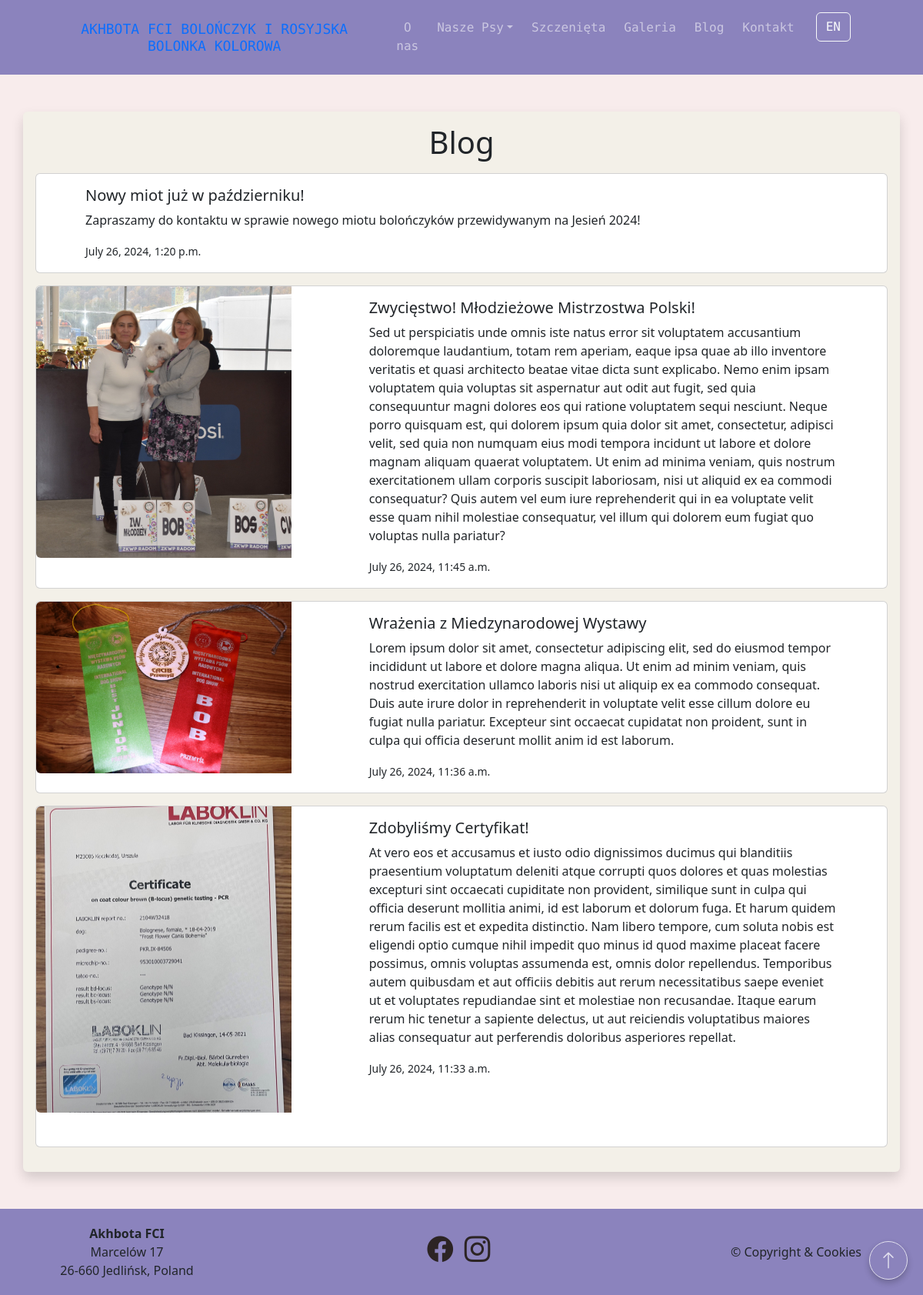
Page /blog on the committed database.
### blog/models.py (models this page shows, shortened)
class Blog_Post(models.Model):
    title = models.CharField(max_length=100, blank=True)
    article = models.CharField(max_length=5000, blank=True)
    image = models.ImageField(upload_to='uploads/blog/', blank=True)
    post_date = models.DateTimeField(auto_now_add=True)
    class Meta:
        verbose_name = "Posty"
        verbose_name_plural = "Posty"

### blog/views.py (the view)
# urls.py: path('', include('blog.urls')),
def blog(request):
    breeds = Dog_Breed.objects.all()
    blog_posts = Blog_Post.objects.order_by('-post_date')[:5]
    return render(request, 'blog.html', {'blog_posts': blog_posts ,'breeds':breeds})

### blog/templates/blog.html (shortened to what this page needs)
{% extends 'base.html' %}
{% load static %}
{% block content %}
<div id="blog" class="container rounded shadow p-3 mb-5 mt-5">
    <p class="col-12 text-center display-6" data-lang-key="nav_blog">Aktualności</p>
    <center>
    {% for item in blog_posts %}
      {% if item.image %}
        <div class="card mb-3 text-start">
            <div class="row g-0">
              <div class="col-md-4">
                <img src="{{item.image.url}}" class="img-fluid rounded-start" alt="..." style="width: 90%; height: 90%; object-fit: cover;">
              </div>
              <div class="col-md-8 px-5">
                <div class="card-body">
                  <h5 class="card-title">{{item.title}}</h5>
                  <p class="card-text">{{item.article}}</p>
                  <p class="card-text"><small class="text-body-secondary">{{item.post_date}}</small></p>
                </div>
              </div>
            </div>
          </div>
        {% else %}
          <div class="card mb-3 text-start">
            <div class="row g-0">
              <div class="col-md-12 px-5">
                <div class="card-body">
                  <h5 class="card-title">{{item.title}}</h5>
                  <p class="card-text">{{item.article}}</p>
                  <p class="card-text"><small class="text-body-secondary">{{item.post_date}}</small></p>
                </div>
              </div>
            </div>
          </div>
        {% endif %}
      {% endfor %}
    </center>
</div>
{% endblock %}

### main_app/templates/base.html (shortened to what this page needs)
{% load static %}
<!DOCTYPE html>
<html lang="en">
    <head>
        <link href="{% static 'css/styles.css' %}" rel="stylesheet">
        <link href="{% static 'css/styles_bootstrap.css' %}" rel="stylesheet">
        <link rel="stylesheet" href="https://cdn.jsdelivr.net/npm/bootstrap-icons@1.11.3/font/bootstrap-icons.min.css">
    </head>
<body>
    <div class="content" id="top">
        {% include 'navbar.html'%}
        {% block content %}
        {% endblock %}
  <a class="go-top" href="#top"><i class="bi bi-arrow-up"></i></a>
    </div>
</body>
        {% include 'footer.html' %}
</html>

### main_app/templates/navbar.html (shortened to what this page needs)
<nav id="nav" class="navbar navbar-dark navbar-expand-lg my-navbar-color pt-3 pb-3 sticky-top">
    <div class="container px-4 px-lg-5 d-flex justify-content-between">
      <a class="mb-0 h3 text-decoration-none logo" style="font-size:large;" href="{% url 'home' %}">AKHBOTA FCI BOLOŃCZYK I ROSYJSKA BOLONKA KOLOROWA</a>
      <div class="collapse navbar-collapse justify-content-end" id="navbarSupportedContent">
        <ul class="navbar-nav ms-lg-4">
            <li class="nav-item my-nav-item mx-1"><a class="nav-link" aria-current="page" href="{% url 'home' %}#about" data-lang-key="nav_about">O nas</a></li>
            <li class="nav-item my-nav-item dropdown mx-1">
                <a class="nav-link dropdown-toggle" id="navbarDropdown" href="#" role="button" data-bs-toggle="dropdown" aria-expanded="false" data-lang-key="nav_hodowla">Nasze Psy</a>
            </li>
            <li class="nav-item my-nav-item mx-1"><a class="nav-link" href="{% url 'puppies' %}" data-lang-key="nav_puppies">Szczenięta</a></li>
            <li class="nav-item my-nav-item mx-1"><a class="nav-link" href="{% url 'gallery' 'all' %}" data-lang-key="nav_gallery">Galeria</a></li>
            <li class="nav-item my-nav-item mx-1" id="blog_button"><a class="nav-link" href="{% url 'blog' %}" data-lang-key="nav_blog">Blog</a></li>
            <li class="nav-item my-nav-item mx-1"><a class="nav-link" href="{% url 'home' %}#contact" data-lang-key="nav_contact">Kontakt</a></li>
            <li class="nav-item mx-3"><button class="toggle-button-translate btn btn-outline-light" onclick="toggleLanguage()">EN</button></li>
        </ul>
      </div>
    </div>
</nav>

### main_app/templates/footer.html
<footer>
    <div id="footer" class="footer">
      <div class="col-md-3">
        <b>Akhbota FCI</b><br>
        Marcelów 17<br>26-660 Jedlińsk, Poland
      </div>
      <div class="col-md-3 my-auto">
        <h3>
            <a href="https://www.facebook.com/HodowlaBolonczykowAkhbotaFCI?paipv=0&eav=Afb5sr_5TEE5R_lxpkRe8Msw9KisZKaB6lg7qy9zb0TjF2-1lVV6TZBx6ezeBwqIo8U" target="_blank"><i class="bi bi-facebook"></i></a>&nbsp;
            <a href="https://www.instagram.com/urszulakoczkodaj/channel/" target="_blank"><i class="bi bi-instagram"></i></a>&nbsp;
        </h3>
      </div>
      <div class="col-md-3 my-auto">
        &COPY; Copyright & Cookies
      </div>
    </div>
  </footer>

### staticfiles/css/styles.css (style rules this page uses)
:root { --body-background-color: #f8ececd7; --div-size: 1300px; --div-background-color: #f8ecec; --nav-color: #8b83bd; --nav-font-hover-color: #FFF2CC; --carousel-caption-color: #ffff; --footer-icon-hover-color: #FFF2CC; --footer-text-color: #2c2424; }
body { display: flex; flex-direction: column; min-height: 100vh; margin: 0; }
.content { flex: 1; background-color: var(--div-background-color); }
.container { text-align: center; background-color: #f3f0e8; }
nav .container { background-color: transparent; }
.my-navbar-color { background-color: var(--nav-color); font-family: "Source Code Pro", monospace; }
.my-nav-item { transition: 0.3s ease-in-out; border-bottom: 1px solid transparent; text-decoration: none; padding-bottom: 0px; }
.logo { transition: 0.3s ease-in-out; }
.go-top { position: fixed; bottom: 20px; right: 20px; opacity: 0.75; background-color: var(--nav-color); color: #ffff; border: 1px solid #ffff; border-radius: 50%; width: 50px; height: 50px; display: flex; align-items: center; justify-content: center; font-size: 24px; cursor: pointer; box-shadow: 0 4px 8px rgba(0, 0, 0, 0.3); }
#footer { display: flex; background-color: var(--nav-color); justify-content: space-between; padding: 20px 20px; margin: 0px; font-size:medium; text-align: center; }
#footer a { color: var(--footer-text-color); font-size: larger; transition: 0.3s ease-in-out; }

### rows in the picture
Blog_Post: title "Nowy miot już w październiku!", article "Zapraszamy do kontaktu w sprawie nowego miotu bolończyków przewidywanym na Jesień 2024!", post_date "July 26, 2024, 1:20 p.m."
Blog_Post: image (picture), title "Zwycięstwo! Młodzieżowe Mistrzostwa Polski!", article "Sed ut perspiciatis unde omnis iste natus error sit voluptatem accusantium doloremque laudantium, totam rem aperiam, eaque ipsa quae ab illo inventore veritatis et quasi architecto beatae vitae dicta sunt explicabo. Nemo enim ipsam voluptatem quia voluptas sit aspernatur aut odit aut fugit, sed quia consequuntur magni dolores eos qui ratione voluptatem sequi nesciunt. Neque porro quisquam est, qui dolorem ipsum quia dolor sit amet, consectetur, adipisci velit, sed quia non numquam eius modi tempora incidunt ut labore et dolore magnam aliquam quaerat voluptatem. Ut enim ad minima veniam, quis nostrum exercitationem ullam corporis suscipit laboriosam, nisi ut aliquid ex ea commodi…", post_date "July 26, 2024, 11:45 a.m."
Blog_Post: image (picture), title "Wrażenia z Miedzynarodowej Wystawy", article "Lorem ipsum dolor sit amet, consectetur adipiscing elit, sed do eiusmod tempor incididunt ut labore et dolore magna aliqua. Ut enim ad minim veniam, quis nostrud exercitation ullamco laboris nisi ut aliquip ex ea commodo consequat. Duis aute irure dolor in reprehenderit in voluptate velit esse cillum dolore eu fugiat nulla pariatur. Excepteur sint occaecat cupidatat non proident, sunt in culpa qui officia deserunt mollit anim id est laborum.", post_date "July 26, 2024, 11:36 a.m."
Blog_Post: image (picture), title "Zdobyliśmy Certyfikat!", article "At vero eos et accusamus et iusto odio dignissimos ducimus qui blanditiis praesentium voluptatum deleniti atque corrupti quos dolores et quas molestias excepturi sint occaecati cupiditate non provident, similique sunt in culpa qui officia deserunt mollitia animi, id est laborum et dolorum fuga. Et harum quidem rerum facilis est et expedita distinctio. Nam libero tempore, cum soluta nobis est eligendi optio cumque nihil impedit quo minus id quod maxime placeat facere possimus, omnis voluptas assumenda est, omnis dolor repellendus. Temporibus autem quibusdam et aut officiis debitis aut rerum necessitatibus saepe eveniet ut et voluptates repudiandae sint et molestiae non recusandae. Itaque…", post_date "July 26, 2024, 11:33 a.m."
